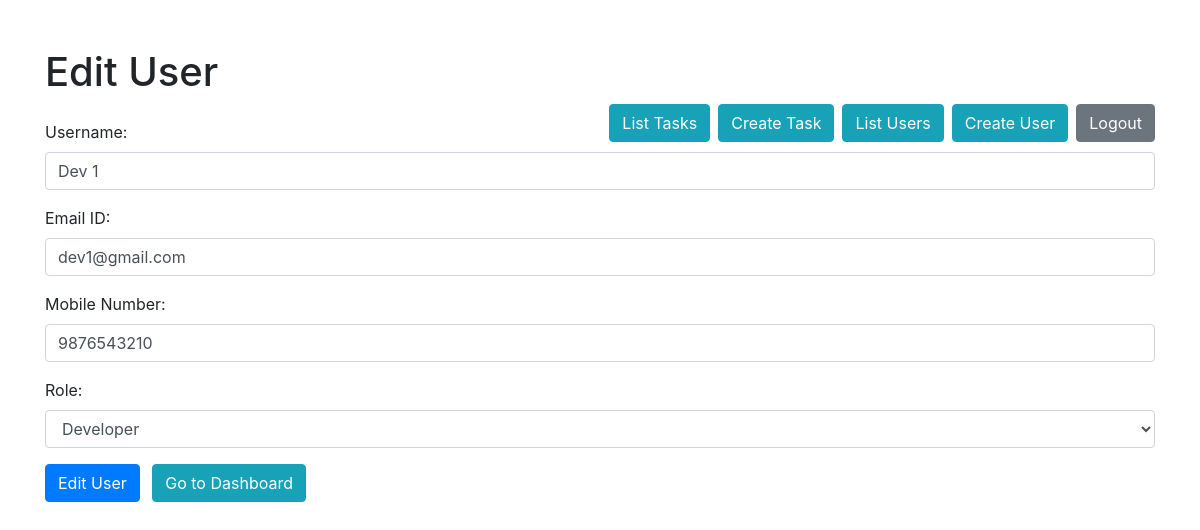
Screenshot of /user_page?id=2 (signed in) with the database file from the repository.
### app.py (models this page shows, shortened)
class User(db.Model, UserMixin):
    id = db.Column(db.Integer, primary_key=True)
    name = db.Column(db.String(100), nullable=True)
    email_id = db.Column(db.String(100), nullable=True)
    mobile_number = db.Column(db.String(100), nullable=True)
    designation = db.Column(db.String(100), nullable=True)
    address = db.Column(db.String(100), nullable=True)
    password_hash = db.Column(db.String(128), nullable=True)
    role = db.Column(db.String(20), nullable=True,
                     default='viewer')  # Roles: admin, dev, viewer
    created_date = db.Column(db.Date, nullable=True)
    modified_date = db.Column(db.Date, nullable=True)
    status = db.Column(db.String(20), default='Active')

### app.py (the view)
@app.route('/user_page', methods=['GET'])
@login_required
def user_page():
    print("user_page")
    user_id = request.args.get('id')
    if user_id:
        user = User.query.filter_by(id=user_id).all()[0]
        return render_template('create_user.html', user=user)
    return render_template('create_user.html')

### app.py (called while the page is built)
@login_manager.user_loader
def load_user(user_id):
    return db.session.get(User, int(user_id))

### templates/create_user.html (shortened to what this page needs)
<!DOCTYPE html>
<html lang="en">
  <head>
    <link
      href="https://stackpath.bootstrapcdn.com/bootstrap/4.5.2/css/bootstrap.min.css"
      rel="stylesheet"
    />
  </head>
  <body>
    <div class="container mt-5">
      {% if user %}
      <h1>Edit User</h1>
      <a href="{{ url_for('logout') }}" class="btn btn-secondary float-right"
        >Logout</a
      >
      {% if current_user.role == 'admin' %}
      <a href="{{ url_for('user_page')}}" class="btn btn-info float-right mr-2"
        >Create User</a
      >
      <a href="{{ url_for('list_users')}}" class="btn btn-info float-right mr-2"
        >List Users</a
      >
      <a href="{{ url_for('task_page') }}" class="btn btn-info float-right mr-2"
        >Create Task</a
      >
      <a
        href="{{ url_for('list_tasks') }}"
        class="btn btn-info float-right mr-2"
        >List Tasks</a
      >
      {% endif %}
      <form method="POST" action="{{ url_for('create_user') }}" class="mt-4">
        <div class="form-group">
          <label for="username">Username:</label>
          <input
            type="text"
            name="username"
            class="form-control"
            value="{{user.name}}"
            required
          />
        </div>
        <div class="form-group">
          <label for="email_id">Email ID:</label>
          <input
            type="email_id"
            name="email_id"
            class="form-control"
            value="{{user.email_id}}"
            required
          />
        </div>
        <div class="form-group">
          <label for="mobile_number">Mobile Number:</label>
          <input
            type="mobile_number"
            name="mobile_number"
            class="form-control"
            value="{{user.mobile_number}}"
            required
          />
        </div>
        <div class="form-group">
          <label for="role">Role:</label>
          <select name="role" id="role" class="form-control">
            {% if user.role == "viewer" %}
            <option value="viewer">Viewer</option>
            <option value="dev">Developer</option>
            <option value="admin">Admin</option>
            {% elif user.role == "dev" %}
            <option value="dev">Developer</option>
            {% else %}
            <option value="admin">Admin</option>
            <option value="dev">Developer</option>
            <option value="viewer">Viewer</option>
            {% endif %}
          </select>
        </div>
        <button type="submit" class="btn btn-primary">Edit User</button>
        <button
          type="button"
          class="btn btn-info ml-2"
          onclick="goToDashboard()"
        >
          Go to Dashboard
        </button>
      </form>
      {% endif %}
    </div>
  </body>
</html>

### rows the page displays
User: username "Dev 1", email_id "dev1@gmail.com", mobile_number "9876543210", role "Developer"
